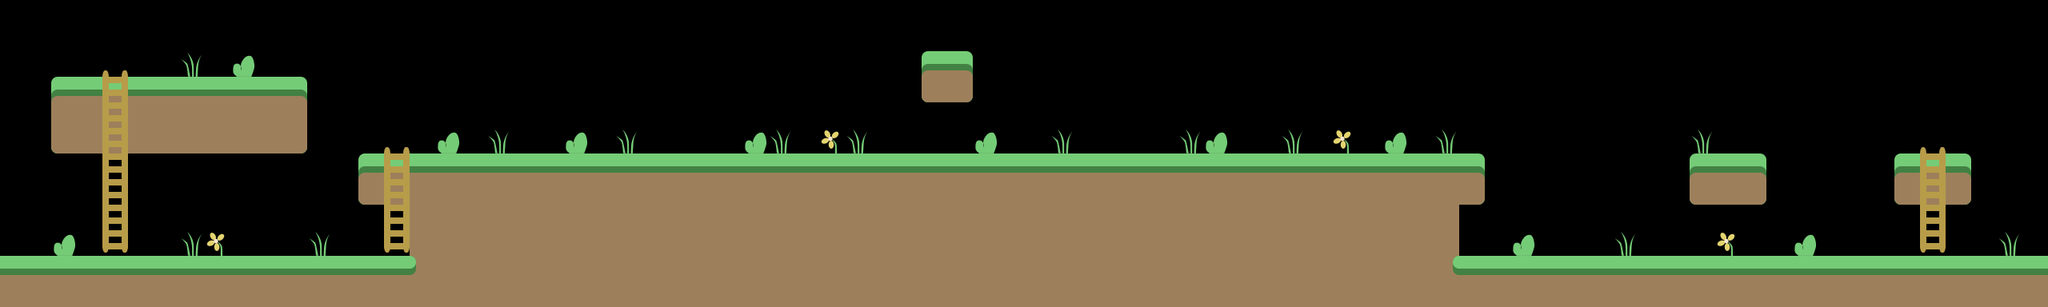

A level layout from a 2D game, rendered from its tile map. Below: a short description, then the map file with tile-grid data replaced by summaries:
An orthogonal 80x12 tile map with 32x32 px tiles, 3 tile layers (ground, deco, ladders).

<map version="1.0" orientation="orthogonal" renderorder="left-down" width="80" height="12" tilewidth="32" tileheight="32" nextobjectid="1">
 <tileset firstgid="1" source="tileset.tsx" />
 <layer name="ground" width="80" height="12">
  <data>[960 cells, 376 non-empty, 13 distinct tile ids]</data>
 </layer>
 <layer name="deco" width="80" height="12">
  <data>[960 cells, 28 non-empty, 3 distinct tile ids]</data>
 </layer>
 <layer name="ladders" width="80" height="12">
  <data>[960 cells, 18 non-empty, 3 distinct tile ids]</data>
 </layer>
</map>
